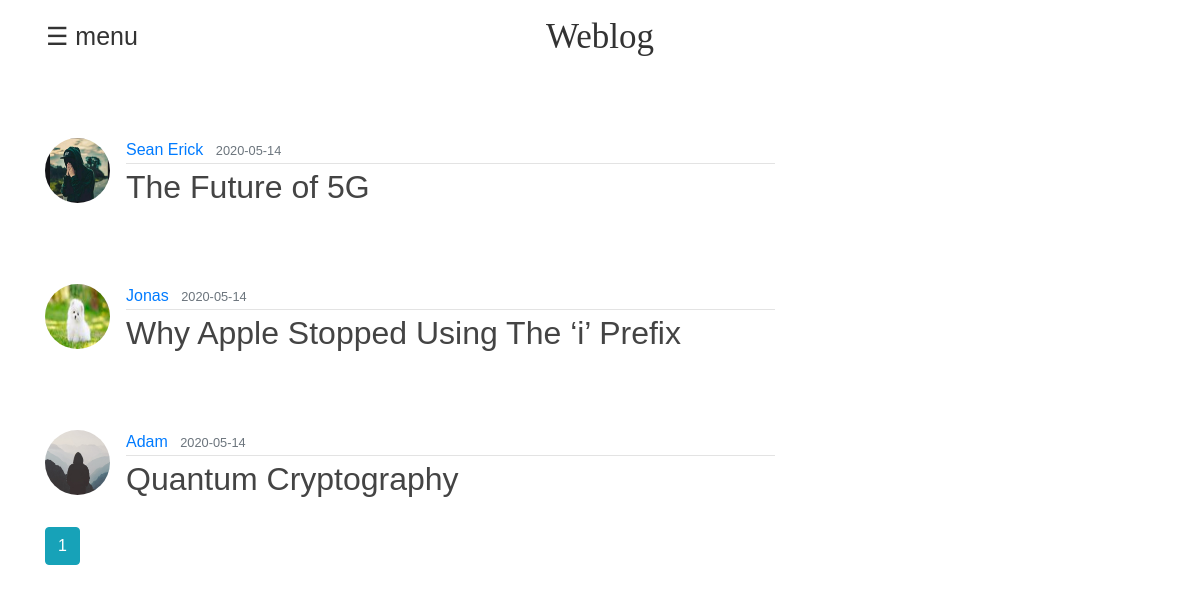
The page /home on the database its author committed.
### flaskblog/models.py (models this page shows, shortened)
class Post(db.Model):
    id = db.Column(db.Integer, primary_key=True)
    title = db.Column(db.String(100), nullable=False)
    date_posted = db.Column(db.DateTime, nullable=False, default=datetime.utcnow)
    content = db.Column(db.Text, nullable=False)
    user_id = db.Column(db.Integer, db.ForeignKey('user.id'), nullable=False)

class User(db.Model, UserMixin):
    id = db.Column(db.Integer, primary_key=True)
    username = db.Column(db.String(20), unique=True, nullable=False)
    email = db.Column(db.String(120), unique=True, nullable=False)
    image_file = db.Column(db.String(20), nullable=False, default='default.jpg')
    password = db.Column(db.String(60), nullable=False)
    posts = db.relationship('Post', backref='author', lazy=True)

### flaskblog/routes.py (the view)
@app.route("/")
@app.route("/home")
def home():
    page = request.args.get('page', 1, type=int)
    posts = Post.query.order_by(Post.date_posted.desc()).paginate(page=page, per_page=5)
    return render_template('home.html', posts=posts)

### flaskblog/templates/home.html
{% extends "layout.html" %}
{% block content %}
    {% for post in posts.items %}
        <article class="media content-section">
          <img class="rounded-circle article-img" src="{{ url_for('static', filename='profile_pics/' + post.author.image_file) }}">
          <div class="media-body">
            <div class="article-metadata">
              <a class="mr-2" href="{{ url_for('user_posts', username=post.author.username) }}">{{ post.author.username }}</a>
              <small class="text-muted">{{ post.date_posted.strftime('%Y-%m-%d') }}</small>
            </div>
            <h2><a class="article-title" href="{{ url_for('post', post_id=post.id) }}">{{ post.title }}</a></h2>
          </div>
        </article>
    {% endfor %}
    {% for page_num in posts.iter_pages(left_edge=1, right_edge=1, left_current=1, right_current=2) %}
      {% if page_num %}
        {% if posts.page == page_num %}
          <a class="btn btn-info mb-4" href="{{ url_for('home', page=page_num) }}">{{ page_num }}</a>
        {% else %}
          <a class="btn btn-outline-info mb-4" href="{{ url_for('home', page=page_num) }}">{{ page_num }}</a>
        {% endif %}
      {% else %}
        ...
      {% endif %}
    {% endfor %}
{% endblock content %}

### flaskblog/templates/layout.html (shortened to what this page needs)
<!DOCTYPE html>
<html>
<head>
<link rel="stylesheet" href="https://maxcdn.bootstrapcdn.com/bootstrap/4.0.0/css/bootstrap.min.css">
<link rel="stylesheet" type="text/css" href="{{ url_for('static', filename='main.css') }}">
</head>
<body bgcolor="#E6E6FA">
      <nav class="navbar navbar-expand-sm ">
          <ul class="navbar-nav">
            <li class="nav-item">
              <div id = "pad" >
          <span style="font-size:25px;cursor:pointer;" onclick="openNav()">&#9776; menu</span>
          </div>
            </li>
            <li class="nav-item">
            <div class="topnav-centered">
            <a class="active" style ="font-family:cursive; font-size: 35px;">Weblog</a>
          </div>
            </li>
          </ul>
        </nav>
        <br>
    <main role="main" class="container">
      <div class="row">
        <div class="col-md-8">
          {% block content %}{% endblock %}
              </div>
        </div>
    </main>
  </body>
<br />
</html>

### flaskblog/static/main.css (style rules this page uses)
body { font-family: Optima, sans-serif; }
#pad { padding-left: 30px; }
body { color: #333333; padding-top: 10px; }
h1, h2, h3, h4, h5, h6 { color: #444444; }
.content-section { padding-top: 50px; border: 0px; border-radius: 2px; margin-bottom: 20px; }
.article-title { color: #444444; }
.article-img { height: 65px; width: 65px; margin-right: 16px; }
.article-metadata { padding-bottom: 1px; margin-bottom: 4px; border-bottom: 1px solid #e3e3e3 }
.topnav-centered a { position: relative; top: 0; left: 0; transform: none; }
.topnav-centered a { float: none; position: absolute; top: 50%; left: 50%; transform: translate(-50%, -50%); }

### rows shown on the page
Post: image_file (picture), author.username "Sean Erick", date_posted "2020-05-14", title "The Future of 5G"
Post: image_file (picture), author.username "Jonas", date_posted "2020-05-14", title "Why Apple Stopped Using The ‘i’ Prefix"
Post: image_file (placeholder picture), author.username "Adam", date_posted "2020-05-14", title "Quantum Cryptography"

### other values the page prints
{{ page_num }} "1"
